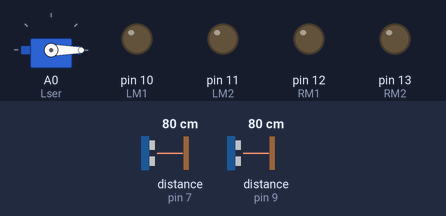
A sketch run on a simulated Arduino Mega 2560, built with avr-gcc and run on an emulated ATmega2560. Parts: servo, output pins drawn as LEDs (lit = HIGH). Inputs (shaded band) come from the test bench; at power-on: distance to the obstacle (sensors on pin 7, pin 9) 80 cm. The echo pulse lasts 58.3 µs per cm; what the sketch prints to the serial monitor is not drawn.

Above: at 1.2 s.
1.3 s: distance to the obstacle (sensor on pin 7) set to 5 cm
2.8 s: distance to the obstacle (sensor on pin 7) set to 2 cm
At 4.0 s:
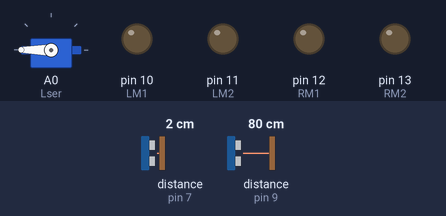
Timing chart, 0 to 9.5 s (numbered marks = the images above; inputs shaded):
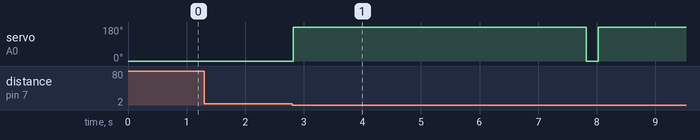

Measured:
- the behaviour switches between 4 and 3 cm on distance to the obstacle (sensor on pin 7) (found by bisection; images 0 and 1)
- after the input at 1.3 s, every drawn part: stays the same
- after the input at 2.8 s, servo on A0 (Lser): 0° → 180° at once, → 0° 5.0 s later, → 180° 0.21 s later

The sketch:

bota.ino
```cpp
#include <NewPing.h>
#include <Servo.h>
Servo Lser;

#define SONAR_NUM     4            //define Number of ultrasonic sensor used
#define MAX_DISTANCE 800            //Max distance between the object and robot
#define PING_INTERVAL 33

#define trigPin1 4             // define pin connections for sensor and motor
#define echoPin1 5
#define trigPin2 2
#define echoPin2 3
#define trigPin3 6
#define echoPin3 7
#define trigPin4 8
#define echoPin4 9

#define LM1      10
#define LM2      11
#define RM1      12
#define RM2      13

int MapL;
int rangeFront = 0;
int rangeWall  = 0;
int lidrange;
int levelrange;
int lidFlag = 1;
int levelFlag = 0;


NewPing sonar[SONAR_NUM] = {                                // Define a Newping array to measure the distance
  NewPing(trigPin1, echoPin1, MAX_DISTANCE),
  NewPing(trigPin2, echoPin2, MAX_DISTANCE),
  NewPing(trigPin3, echoPin3, MAX_DISTANCE),
  NewPing(trigPin4, echoPin4, MAX_DISTANCE)
};

void setup()               // setup function to make pin configuration to define whether it is input or output

{
  Lser.attach(A0);
  Serial.begin(9600);
  int i;
  pinMode(LM1, OUTPUT);
  pinMode(LM2, OUTPUT);
  pinMode(RM1, OUTPUT);
  pinMode(RM2, OUTPUT);
  pinMode(trigPin1, OUTPUT);
  pinMode(echoPin1, INPUT);
  digitalWrite(trigPin1, LOW);
  pinMode(trigPin2, OUTPUT);
  pinMode(echoPin2, INPUT);
  digitalWrite(trigPin2, LOW);
  pinMode(trigPin3, OUTPUT);
  pinMode(echoPin3, INPUT);
  digitalWrite(trigPin3, LOW);
  pinMode(trigPin4, OUTPUT);
  pinMode(echoPin4, INPUT);
  digitalWrite(trigPin4, LOW);
  Lser.write(0);

}

int toCloseWall = 40;
int toFarWall = 2000;
int toCloseFront = 500;


void loop()

{
  levelrange = readlevel();

  if (levelrange < 300)
  {
    levelFlag = 1;
    lidFlag = 0;
  }
  if (lidFlag)
  {
    lidrange = readlid();
    if (lidrange <200 )
    {
      Lser.write(180);
      delay(5000);
      Lser.write(-180);
    }
  }
      //Serial.println(lidrange);
    //Serial.print(" lid");
    MapL = map(levelrange,300,1650,100,0);
   Serial.println(MapL);
   //Serial.println(" level");
  if (0)
  {
Main:
    delay(100);
    rangeFront = readRangeFront();  // Read the sensor value by the function call
    //Serial.print(rangeFront);
    // Serial.print(" Front");
    Serial.println();
    rangeWall = readRangeWall();
    // Serial.print(rangeWall);
    // Serial.print(" Wall");
    Serial.println();
    if (rangeFront <= 20)         //As the sensor value reads the small values we are manipulating to high values
    {
      rangeFront = 3000;
    }
    if (rangeWall <= 40)
    {
      rangeWall = 3000;
    }
    Serial.print(rangeWall);
    Serial.print(" Wall");
    Serial.print(rangeFront);
    Serial.print(" Front");
    if (rangeFront < toCloseFront)  //Condition to check whether front sensor is close to robot
    {
      motor_stop();
      delay(500);
      drive_backward();
      delay(800);
      Serial.print(" Drive Back");
      turn_right();
      Serial.print(" Right Turn");
      Serial.println();
      delay(2200);
      if (levelFlag)
        goto Main;

    }
    if (rangeWall > toCloseWall && rangeWall < toFarWall) //condition to check distance measured by front and side sensor is maintained correctly
    {
      drive_forward();
      Serial.print(" Drive Forward");
      Serial.println();
      if (levelFlag)
        goto Main;
    }
    if (rangeWall < toCloseWall)                       //condition to check side wall is close to robot
    {
      delay(100);
      //turn_left();
      turn_right();
      delay(500);
      Serial.print(" Turn Left");
      drive_forward();
      Serial.print(" Drive Forward");
      Serial.println();
      if (levelFlag)
        goto Main;
    }
    if (rangeWall > toFarWall)                         //condition to check robot is far from side wall
    {
      delay(100);
      //turn_right();
      turn_left();
      Serial.print(" Turn Right");
      delay(500);
      drive_forward();
      Serial.print(" Drive Forward");
      Serial.println();
      if (levelFlag)
        goto Main;
    }
  }
  delay(100);
}


void motor_stop()                                  // function to stop the robot
{
  digitalWrite(LM1, LOW);
  digitalWrite(LM2, LOW);
  digitalWrite(RM1, LOW);
  digitalWrite(RM2, LOW);
}
void drive_forward()                               // function to drive the robot forward
{
  digitalWrite(LM1 , HIGH);
  digitalWrite(LM2, LOW);
  digitalWrite(RM1, HIGH);
  digitalWrite(RM2, LOW);
}
void drive_backward()                             // function to drive the robot backward
{
  digitalWrite(LM1, LOW);
  digitalWrite(LM2, HIGH);
  digitalWrite(RM1, LOW);
  digitalWrite(RM2, HIGH);
}
void turn_left()                                  // function to turn the robot left
{
  digitalWrite(LM1, HIGH);
  digitalWrite(LM2, LOW);
  digitalWrite(RM1, LOW);
  digitalWrite(RM2, LOW);
}
void turn_right()                                     //function to turn the robot right
{
  digitalWrite(LM1, LOW);
  digitalWrite(LM2, LOW);
  digitalWrite(RM1, HIGH);
  digitalWrite(RM2, LOW);
}


int readRangeFront()                                 //function to read the front sensor value

{

  delay(50);

  unsigned rangeFront = sonar[0].ping();

  sonar[0].timer_stop();

  return rangeFront;

}

int readRangeWall()                                 // function to read the left sensor value

{

  delay(50);

  unsigned rangeWall = sonar[1].ping();

  sonar[1].timer_stop();

  return rangeWall;

}
int readlid()                                 // function to read the left sensor value

{

  delay(50);

  unsigned lidrange = sonar[2].ping();

  sonar[2].timer_stop();

  return lidrange;
}
int readlevel()                                 // function to read the left sensor value

{

  delay(50);

  unsigned levelrange = sonar[3].ping();

  sonar[3].timer_stop();

  return levelrange;
}
```
